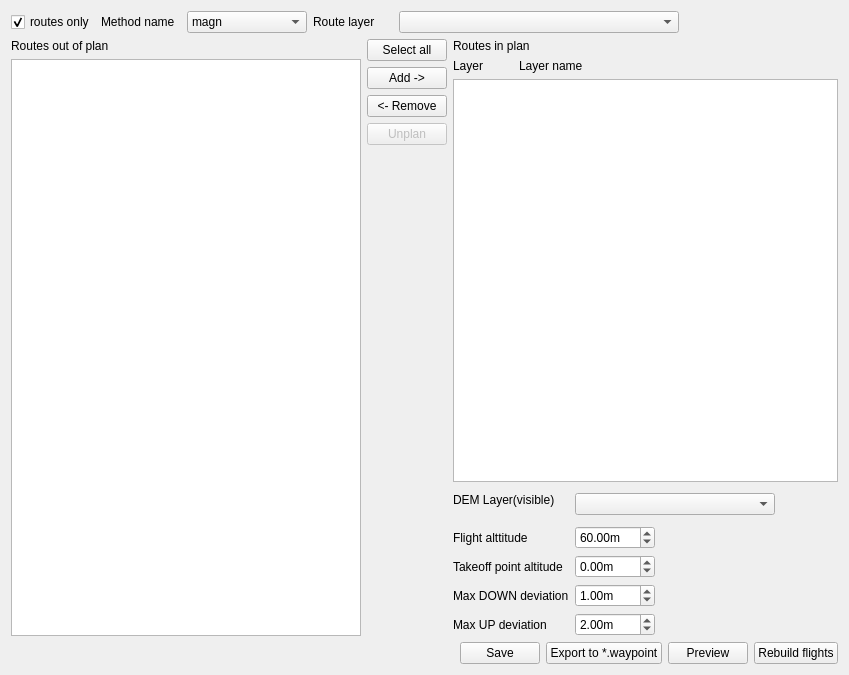
<?xml version="1.0" encoding="UTF-8"?>
<ui version="4.0">
 <class>FlightPlan_renew_form</class>
 <widget class="QWidget" name="FlightPlan_renew_form">
  <property name="geometry">
   <rect>
    <x>0</x>
    <y>0</y>
    <width>849</width>
    <height>675</height>
   </rect>
  </property>
  <property name="windowTitle">
   <string>Form</string>
  </property>
  <layout class="QVBoxLayout" name="verticalLayout_3">
   <item>
    <layout class="QHBoxLayout" name="horizontalLayout_2">
     <item>
      <widget class="QCheckBox" name="routes_only_checkBox">
       <property name="text">
        <string>routes only</string>
       </property>
       <property name="checked">
        <bool>true</bool>
       </property>
      </widget>
     </item>
     <item>
      <widget class="QLabel" name="label_4">
       <property name="minimumSize">
        <size>
         <width>80</width>
         <height>18</height>
        </size>
       </property>
       <property name="text">
        <string>Method name</string>
       </property>
      </widget>
     </item>
     <item>
      <widget class="QComboBox" name="method_name_layer">
       <property name="minimumSize">
        <size>
         <width>120</width>
         <height>18</height>
        </size>
       </property>
       <item>
        <property name="text">
         <string>magn</string>
        </property>
       </item>
       <item>
        <property name="text">
         <string>spectrum</string>
        </property>
       </item>
      </widget>
     </item>
     <item>
      <widget class="QLabel" name="label">
       <property name="minimumSize">
        <size>
         <width>80</width>
         <height>18</height>
        </size>
       </property>
       <property name="text">
        <string>Route layer</string>
       </property>
      </widget>
     </item>
     <item>
      <widget class="QComboBox" name="route_layer_combobox">
       <property name="minimumSize">
        <size>
         <width>280</width>
         <height>18</height>
        </size>
       </property>
      </widget>
     </item>
     <item>
      <spacer name="horizontalSpacer">
       <property name="orientation">
        <enum>Qt::Horizontal</enum>
       </property>
       <property name="sizeHint" stdset="0">
        <size>
         <width>40</width>
         <height>20</height>
        </size>
       </property>
      </spacer>
     </item>
    </layout>
   </item>
   <item>
    <layout class="QHBoxLayout" name="horizontalLayout_6">
     <item>
      <layout class="QVBoxLayout" name="verticalLayout_out_of_plan">
       <item>
        <widget class="QLabel" name="label_2">
         <property name="text">
          <string>Routes out of plan</string>
         </property>
        </widget>
       </item>
       <item>
        <widget class="QTableView" name="routes_table_view">
         <property name="sortingEnabled">
          <bool>false</bool>
         </property>
        </widget>
       </item>
      </layout>
     </item>
     <item>
      <layout class="QVBoxLayout" name="verticalLayout">
       <item>
        <layout class="QVBoxLayout" name="buttons_layout">
         <item>
          <widget class="QPushButton" name="select_all_button">
           <property name="toolTip">
            <string>select_button</string>
           </property>
           <property name="text">
            <string>Select all</string>
           </property>
          </widget>
         </item>
         <item>
          <widget class="QPushButton" name="add_button">
           <property name="text">
            <string>Add -&gt;</string>
           </property>
          </widget>
         </item>
         <item>
          <widget class="QPushButton" name="rem_button">
           <property name="text">
            <string>&lt;- Remove</string>
           </property>
          </widget>
         </item>
         <item>
          <widget class="QPushButton" name="unplan_button">
           <property name="enabled">
            <bool>false</bool>
           </property>
           <property name="toolTip">
            <string>unplan_button</string>
           </property>
           <property name="text">
            <string>Unplan</string>
           </property>
           <property name="icon">
            <iconset>
             <normaloff>C:/Users/raulett/Downloads/vector-cancel-icon.jpg</normaloff>C:/Users/raulett/Downloads/vector-cancel-icon.jpg</iconset>
           </property>
          </widget>
         </item>
        </layout>
       </item>
       <item>
        <spacer name="verticalSpacer">
         <property name="orientation">
          <enum>Qt::Vertical</enum>
         </property>
         <property name="sizeHint" stdset="0">
          <size>
           <width>20</width>
           <height>40</height>
          </size>
         </property>
        </spacer>
       </item>
      </layout>
     </item>
     <item>
      <layout class="QVBoxLayout" name="verticalLayout_2">
       <item>
        <widget class="QLabel" name="label_3">
         <property name="text">
          <string>Routes in plan</string>
         </property>
        </widget>
       </item>
       <item>
        <layout class="QHBoxLayout" name="horizontalLayout_3">
         <item>
          <widget class="QLabel" name="label_8">
           <property name="minimumSize">
            <size>
             <width>60</width>
             <height>0</height>
            </size>
           </property>
           <property name="maximumSize">
            <size>
             <width>60</width>
             <height>16777215</height>
            </size>
           </property>
           <property name="text">
            <string>Layer</string>
           </property>
          </widget>
         </item>
         <item>
          <widget class="QLabel" name="layerName_label">
           <property name="text">
            <string>Layer name</string>
           </property>
          </widget>
         </item>
        </layout>
       </item>
       <item>
        <widget class="QTableView" name="flights_tableView">
         <attribute name="horizontalHeaderCascadingSectionResizes">
          <bool>true</bool>
         </attribute>
         <attribute name="horizontalHeaderMinimumSectionSize">
          <number>16</number>
         </attribute>
        </widget>
       </item>
       <item>
        <layout class="QFormLayout" name="formLayout">
         <item row="0" column="0">
          <widget class="QLabel" name="label_7">
           <property name="text">
            <string>DEM Layer(visible)</string>
           </property>
          </widget>
         </item>
         <item row="0" column="1">
          <layout class="QHBoxLayout" name="horizontalLayout_4">
           <item>
            <widget class="QComboBox" name="dem_layer_combobox">
             <property name="minimumSize">
              <size>
               <width>200</width>
               <height>0</height>
              </size>
             </property>
            </widget>
           </item>
           <item>
            <widget class="QLabel" name="dem_crs_warn_label">
             <property name="minimumSize">
              <size>
               <width>19</width>
               <height>19</height>
              </size>
             </property>
             <property name="maximumSize">
              <size>
               <width>19</width>
               <height>19</height>
              </size>
             </property>
             <property name="text">
              <string/>
             </property>
            </widget>
           </item>
           <item>
            <widget class="QLabel" name="warnin_icon">
             <property name="minimumSize">
              <size>
               <width>32</width>
               <height>32</height>
              </size>
             </property>
             <property name="text">
              <string/>
             </property>
            </widget>
           </item>
          </layout>
         </item>
         <item row="1" column="0">
          <widget class="QLabel" name="label_5">
           <property name="text">
            <string>Flight alttitude</string>
           </property>
          </widget>
         </item>
         <item row="1" column="1">
          <widget class="QDoubleSpinBox" name="f_alt_dspbox">
           <property name="maximumSize">
            <size>
             <width>80</width>
             <height>16777215</height>
            </size>
           </property>
           <property name="suffix">
            <string>m</string>
           </property>
           <property name="maximum">
            <double>10000.000000000000000</double>
           </property>
           <property name="value">
            <double>60.000000000000000</double>
           </property>
          </widget>
         </item>
         <item row="2" column="0">
          <widget class="QLabel" name="label_6">
           <property name="maximumSize">
            <size>
             <width>16777215</width>
             <height>16777215</height>
            </size>
           </property>
           <property name="text">
            <string>Takeoff point altitude</string>
           </property>
          </widget>
         </item>
         <item row="2" column="1">
          <widget class="QDoubleSpinBox" name="to_point_alt_dspbox">
           <property name="maximumSize">
            <size>
             <width>80</width>
             <height>16777215</height>
            </size>
           </property>
           <property name="suffix">
            <string>m</string>
           </property>
           <property name="minimum">
            <double>-500.000000000000000</double>
           </property>
           <property name="maximum">
            <double>9000.000000000000000</double>
           </property>
          </widget>
         </item>
         <item row="3" column="0">
          <widget class="QLabel" name="label_9">
           <property name="text">
            <string>Max DOWN deviation</string>
           </property>
          </widget>
         </item>
         <item row="3" column="1">
          <widget class="QDoubleSpinBox" name="down_dev_dspbox">
           <property name="maximumSize">
            <size>
             <width>80</width>
             <height>16777215</height>
            </size>
           </property>
           <property name="suffix">
            <string>m</string>
           </property>
           <property name="value">
            <double>1.000000000000000</double>
           </property>
          </widget>
         </item>
         <item row="4" column="0">
          <widget class="QLabel" name="label_10">
           <property name="text">
            <string>Max UP deviation</string>
           </property>
          </widget>
         </item>
         <item row="4" column="1">
          <widget class="QDoubleSpinBox" name="up_dev_dspbox">
           <property name="maximumSize">
            <size>
             <width>80</width>
             <height>16777215</height>
            </size>
           </property>
           <property name="suffix">
            <string>m</string>
           </property>
           <property name="value">
            <double>2.000000000000000</double>
           </property>
          </widget>
         </item>
        </layout>
       </item>
      </layout>
     </item>
    </layout>
   </item>
   <item>
    <layout class="QHBoxLayout" name="horizontalLayout_5">
     <item>
      <spacer name="horizontalSpacer_2">
       <property name="orientation">
        <enum>Qt::Horizontal</enum>
       </property>
       <property name="sizeHint" stdset="0">
        <size>
         <width>40</width>
         <height>20</height>
        </size>
       </property>
      </spacer>
     </item>
     <item>
      <widget class="QPushButton" name="save_flight_button">
       <property name="toolTip">
        <string>save changes to persistent layer</string>
       </property>
       <property name="text">
        <string>Save</string>
       </property>
      </widget>
     </item>
     <item>
      <layout class="QHBoxLayout" name="horizontalLayout">
       <item>
        <widget class="QPushButton" name="wp_export_btn">
         <property name="toolTip">
          <string>export selected plans to *.waypoint</string>
         </property>
         <property name="text">
          <string>Export to *.waypoint</string>
         </property>
        </widget>
       </item>
       <item>
        <widget class="QPushButton" name="previw_btn">
         <property name="text">
          <string>Preview</string>
         </property>
        </widget>
       </item>
       <item>
        <widget class="QPushButton" name="rebuild_flight">
         <property name="text">
          <string>Rebuild flights</string>
         </property>
        </widget>
       </item>
      </layout>
     </item>
    </layout>
   </item>
  </layout>
 </widget>
 <resources/>
 <connections/>
</ui>
